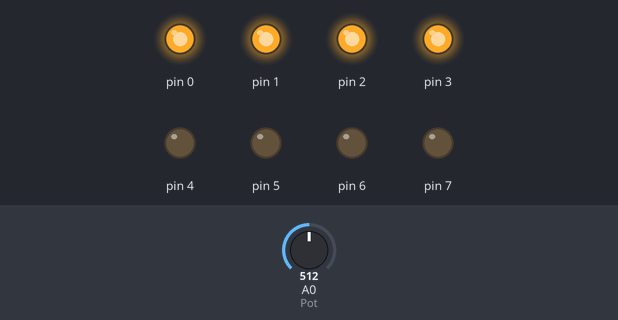
A sketch run on a simulated Arduino Uno, built with avr-gcc and run on an emulated ATmega328P. Shown: output pins drawn as LEDs (lit = HIGH). Inputs (shaded band) come from the test bench; at power-on: A0 (Pot) = 512.

Above: at 1.2 s.
1.3 s: A0 (Pot) set to 577
2.8 s: A0 (Pot) set to 593
At 4.0 s:
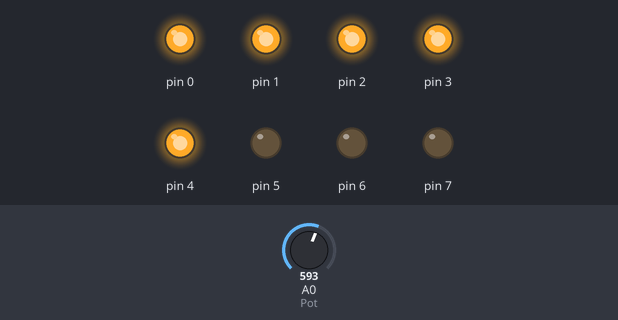
4.3 s: A0 (Pot) set to 306
At 5.2 s:
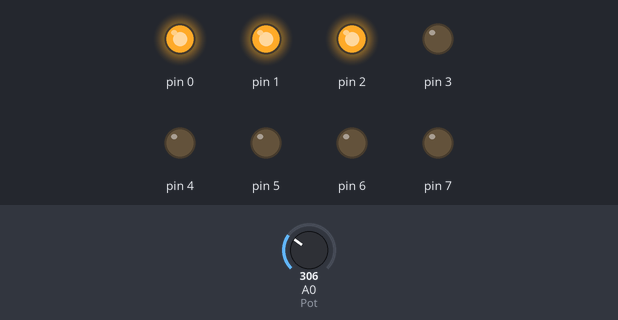
5.8 s: A0 (Pot) set to 278
At 6.4 s:
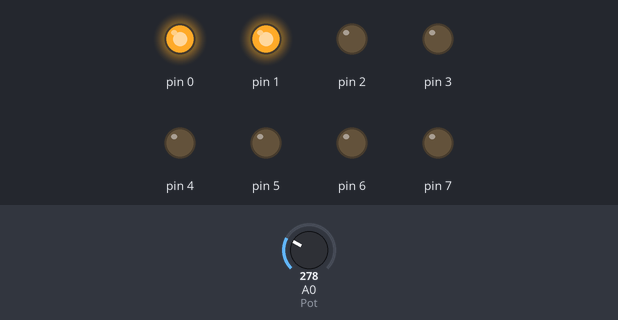
7.3 s: A0 (Pot) set to 163
8.8 s: A0 (Pot) set to 136
At 9.9 s:
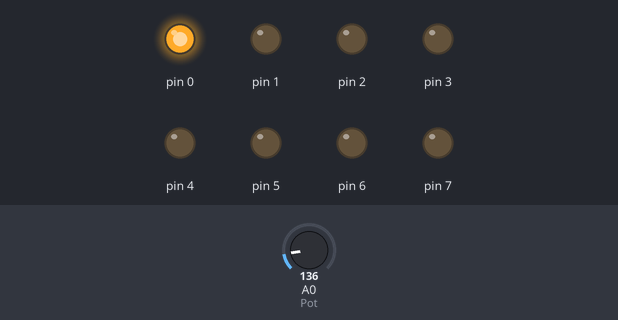
Timing chart, 0 to 11.3 s (numbered marks = the images above; inputs shaded):
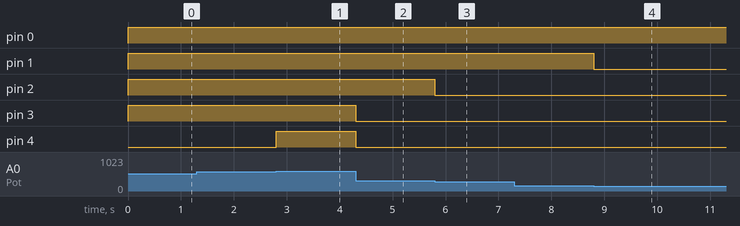

The sketch:

BarraGrafica.ino
```cpp
#define Pot A0

int i=0;
int valor=0;

void setup() {
  // put your setup code here, to run once:

  //Declaramos los pines como salidas
  for(i=0;i<8;i++)  //Ciclo de 0 a 7

  pinMode(i,OUTPUT);

}

void loop() {
  // put your main code here, to run repeatedly:

  valor=analogRead(Pot); //Valor es igual a la lectura del pin analogico A0

  valor=map(valor,0,1023,0,7); //convertimos Valor de [0,1023] a un rango de [0,7]

  for(i=0;i<8;i++)   //Ciclo de 0 a 7

  if(i<=valor)

  digitalWrite(i,HIGH);

  else

  digitalWrite(i,LOW);


  /*
  Si el valor de i es menor o igual al valor leido entonces se enciende el led
  y en caso contrario se apagaran
  asi los leds encendidos nos indicaran el valor leido de [0,8]
  */

}
```

Measured:
- the behaviour switches between 584 and 585 on A0 (Pot) (found by bisection; images 0 and 1)
- the behaviour switches between 293 and 292 on A0 (Pot) (found by bisection; images 2 and 3)
- the behaviour switches between 147 and 146 on A0 (Pot) (found by bisection; images 3 and 4)
- after the input at 1.3 s, every drawn part: stays the same
- after the input at 2.8 s, pin 4: LOW → HIGH at once
- after the input at 4.3 s, pin 3, pin 4: HIGH → LOW at once
- after the input at 5.8 s, pin 2: HIGH → LOW at once
- after the input at 7.3 s, every drawn part: stays the same
- after the input at 8.8 s, pin 1: HIGH → LOW at once
